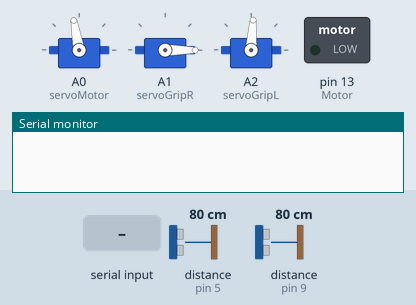
This sketch was run on a simulated Arduino Uno, built with avr-gcc and run on an emulated ATmega328P. Parts: 3 × servo, switched loads named in the sketch (green lamp = pin HIGH), the last lines printed to the serial monitor. The inputs (shaded band) are chosen by the test bench; at power-on: distance to the obstacle (sensors on pin 9, pin 5) 80 cm. The echo pulse lasts 58.3 µs per cm; pins used as bus, display or sensor lines are not drawn.

Above: at 1.2 s.
1.3 s: "6" received over the second serial link
At 2.7 s:
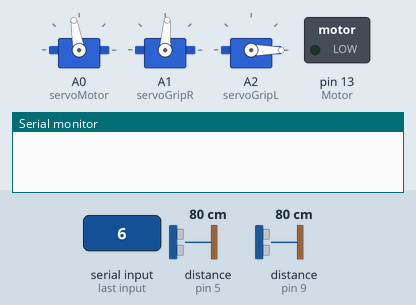
3.6 s: "8" received over the second serial link
At 4.6 s:
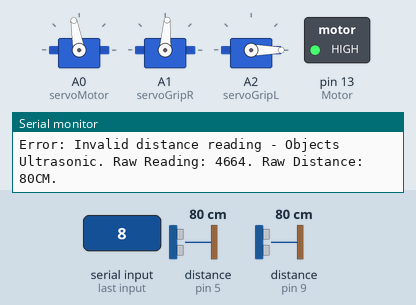
5.1 s: "7" received over the second serial link
At 7.1 s:
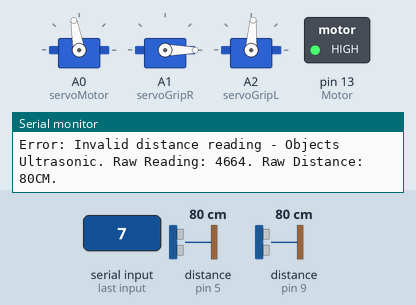
7.6 s: distance to the obstacle (sensor on pin 9) set to 71 cm
At 7.9 s:
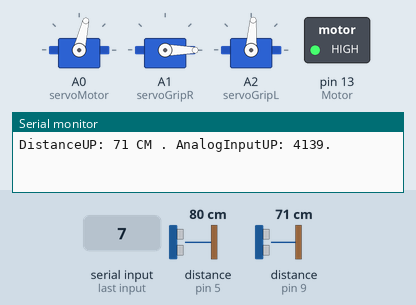
Timing chart, 0 to 10.1 s (numbered marks = the images above; inputs shaded):
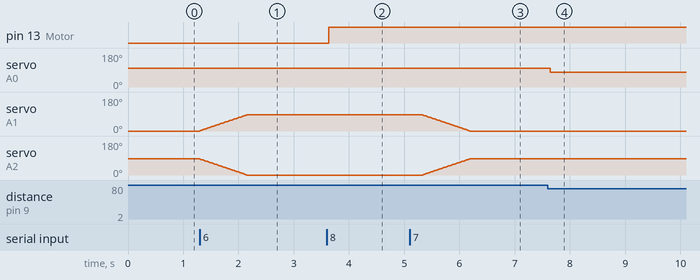

The sketch:

Boat-programation-WRO.ino
```cpp
//this is the code for our WRO proyect: CleanBot, a boat like devide that will have autonomus functions to pick
//up trash and oscillate in the walls of a determined area. In the hardware we have UltraSonic Sensor to make
//readings of distances (and we use those readings to activate certain autonomus functions), ServoMotors to use
//our grip/grab trash sistem, a ServoMotor to control the movement of the boat and a DC Motor for the main movement

#include <SoftwareSerial.h>
#include <Servo.h>

//Bluetooth
SoftwareSerial Bluetooth(2, 3); // Bluetooth module connected to pins 2 (RX which is conected to the TX) and 3 (TX, the same but backwards xd)
char Data = 1;

//Ultrasonic sensor for Wall Detection
char trigUp = 8;
char echoUp = 9;

//Ultrasonic sensor for Object Detection
char trigDown = 4;
char echoDown = 5;

//ServoMotor for the boat movement
Servo servoMotor;
int forwardMotor = 100;
int rightMotor = 117;
int leftMotor = 77;

//DC motor conected to l298n
char Motor = 13;

//Servo Motors for Grip System
Servo servoGripR;
Servo servoGripL;
int ServoOnR = 86;
int ServoOffR = 0;
int ServoOnL = 0;
int ServoOffL = 86;

//States/Flags MOAI
bool UltrasonicsState = false;
bool AlgoritmsState = false;
bool ServosState = false;

void setup() {
  Serial.begin(9600); // Serial monitor for debugging
  Bluetooth.begin(9600); // Start serial communication with the Bluetooth module

 //Start the mode of the pins of the ultrasonic sensors
  pinMode(trigUp, OUTPUT);
  pinMode(echoUp, INPUT);
  pinMode(trigDown, OUTPUT);
  pinMode(echoDown, INPUT);

  servoMotor.attach(A0); // Servo for the movement of the boat motor
  servoMotor.write(forwardMotor); // Servo starts in a "default" position

  servoGripR.attach(A1); // Right servo for the grip system
  servoGripL.attach(A2); // Left servo for the grip system
  servoGripR.write(ServoOffR); //Servo starts in a "default" position
  servoGripL.write(ServoOffL); //Servo also starts in a "default" position

  pinMode(Motor, OUTPUT);
}

void loop() { //the loop where we call the main functions of the code
  control(); //we must call the control function to operate the boat

  if (UltrasonicsState == true) {
    sensorDown();
    sensorUp();
  }

  if (AlgoritmsState == true) { //now, if the readings functions are ON and we have active the autonomus functions it will call this functions
    Oscillate();
    WallDetector();
    TrashDetector();
  }
}

void control() { //bluetooth control, we activate flags, functions and other things based on the bluetooth input we made from our controler
  Data = Bluetooth.read();

  switch (Data) {
    case '0':
      UltrasonicsState = true;
      Bluetooth.println("Ultrasonic sensors ON, making Ultrasonic readings");
    break;

    case '1':
      UltrasonicsState = false;
      Bluetooth.println("Ultrasonic sensors OFF, not making Ultrasonic readings");
    break;

    case '8':
      AlgoritmsState = true;
      Bluetooth.println("Algorithms ON, Searching Trash");
    break;

    case '9':
      AlgoritmsState = false;
      Bluetooth.println("Algorithms OFF, Not Searching Trash");
    break;

    case '2':
      digitalWrite(Motor, LOW);
      servoMotor.write(forwardMotor);
      Bluetooth.println("Motor OFF");
    break;

    case '3':
      digitalWrite(Motor, HIGH);
      servoMotor.write(forwardMotor);
      Bluetooth.println("Motor ON, going forward");
    break;

    case '4':
      digitalWrite(Motor, HIGH);
      servoMotor.write(leftMotor);
      Bluetooth.println("Motor ON, going left");
    break;

    case '5':
      digitalWrite(Motor, HIGH);
      servoMotor.write(rightMotor);
      Bluetooth.println("Motor ON, going right");
    break;

    case '6': //the grab function of the boat, it "turns on the servos"
      if (ServosState == false) {
        servosOn();
        Bluetooth.println("Grip on");
      } else {
        Bluetooth.println("Grip already turned on");
      }
    break;

    case '7': // the same but turns off the grab function
      if (ServosState == true) {
        servosOff();
        Bluetooth.println("Grip off");
      } else {
        Bluetooth.println("Grip already turned off");
      }
    break;
  }
}

void servosOn() { //function just to make easy the task of turning the servos on

  //we must start in the position of the servo that we are already in
  //and we wont be there at the end of the function
  int posServoR1 = ServoOffR;
  int posServoL1 = ServoOffL;
  int moveSpeed1 = 20; //the speed we want the servos to have within each move

  //okay we use a while loop to check if the position of the servos are in the position we want
  //and if it isnt it continues moving it until they are in the wanted position

  while (posServoR1 < ServoOnR || posServoL1 > ServoOnL) { //how does this work bruh
    if (posServoR1 < ServoOnR) {
      posServoR1 += 2;
      servoGripR.write(posServoR1); //we write the position of the servo adding a little more each time
    }
    if (posServoL1 > ServoOnL) { //oooh i get it, yup this should work
      posServoL1 -= 2;
      servoGripL.write(posServoL1); //the same lol
    }
    delay(moveSpeed1); //my broda and all of that just to module the speed of the servo, yep it makes sense
  }
  ServosState = true; //we change the state of the servos to indicate that we have the servos ON
}

void servosOff() { //the same as the last function but backwards, yep bruh
  int posServoR2 = ServoOnR;
  int posServoL2 = ServoOnL;
  int moveSpeed2 = 20;

  while (posServoR2 > ServoOffR || posServoL2 < ServoOffL) {
    if (posServoR2 > ServoOffR) {
      posServoR2 -= 2;
      servoGripR.write(posServoR2);
    }
    if (posServoL2 < ServoOffL) {
      posServoL2 += 2;
      servoGripL.write(posServoL2);
    }
    delay(moveSpeed2);
  }
  ServosState = false;
}

int sensorUp() { // Up sensor, readings of walls
  digitalWrite(trigUp, HIGH);
  delay(1);
  digitalWrite(trigUp, LOW);
  long timeUp = pulseIn(echoUp, HIGH);
  int distanceUp = timeUp / 58.2; //we convert the readings to CM
  int validDistance1 = 150;

  if (distanceUp > 0 && distanceUp < validDistance1) {
    String messageUp = "DistanceUP: " + String(distanceUp) + " CM . AnalogInputUP: " + String(timeUp) + ".";
    Serial.println(messageUp);
    return distanceUp;
  } else {
    String errorUp = "Error: Invalid distance reading - Objects Ultrasonic. Raw Reading: " + String(timeUp) + ". Raw Distance: " + String(distanceUp) + "CM.";
    Serial.println(errorUp);
    delay(200);
  }
}

int sensorDown() { // Down sensor, reading of objects/trash
  digitalWrite(trigDown, HIGH);
  delay(1);
  digitalWrite(trigDown, LOW);
  long timeDown = pulseIn(echoDown, HIGH);
  int distanceDown = timeDown / 58.2; //we convert the pulse to CM distance
  int validDistance2 = 45;

  if (distanceDown > 0 && distanceDown < validDistance2) {
    String messageDown = "DistanceDOWN: " + String(distanceDown) + " CM . AnalogInputDOWN: " + String(timeDown) + ".";
    Serial.println(messageDown); //serial messages to debugging
    return distanceDown;
  } else {
    String errorDown = "Error: Invalid distance reading - Objects Ultrasonic. Raw Reading: " + String(timeDown) + ". Raw Distance: " + String(distanceDown) + "CM.";
    Serial.println(errorDown);
    delay(200);
  }
}

void Oscillate() { //Oscillate function when no wall of trash is detected
  digitalWrite(Motor, HIGH);
  delay(20);
  digitalWrite(Motor, HIGH);
  delay(20);
  digitalWrite(Motor, HIGH);
  delay(20);
  servoMotor.write(forwardMotor);
}

void WallDetector() { //Wall reading function, makes turns when a wall is detected
  int distanceForTurn = 75;
  int timeOfTurn = 9000;

  if (sensorUp() <= distanceForTurn) {
    digitalWrite(Motor, HIGH);
    servoMotor.write(leftMotor);
    delay(20);
    digitalWrite(Motor, HIGH);
    delay(20);
    digitalWrite(Motor, HIGH);
    Bluetooth.println("Wall Detected, Making a Turn"); //makes a turn when a wall is detected, and starts a little interval
    delay(timeOfTurn);

    servoMotor.write(forwardMotor);
    digitalWrite(Motor, LOW);
    Bluetooth.println("Turn complete");
    delay(1000);
  }
}

void TrashDetector() { // Trash/Objects readings, pick ups trash when it is detected
  int distanceForGrab = 17;

  if (sensorDown() <= distanceForGrab) {
    digitalWrite(Motor, LOW);
    servoMotor.write(forwardMotor);
    Bluetooth.println("Trash detected, lifting it up");
    delay(1000);

    servosOn(); //stops the boat, turns on the grip sistem
    delay(1000);


    servosOff(); //turns off the grip sistem
    Bluetooth.println("Trash lifted up");
    delay(1000);
  }
}

//the one pieeece, the one pieceee is reaaal
//can we get much higheeer, so hiighhhh ooouuu ouououou
//AGghhhAAAahhhggggAAhhghhghggggggg
//-Demoknight TF2
```

Measured:
- the behaviour switches between 76 and 75 cm on distance to the obstacle (sensor on pin 9) (found by bisection; images 3 and 4)
- after the input at 1.3 s, servo on A1 (servoGripR): moves from 0° to 86° over 0.85 s, starting at once; servo on A2 (servoGripL): moves from 86° to 0° over 0.85 s, starting at once
- after the input at 3.6 s, pin 13 (Motor): LOW → HIGH at once
- after the input at 5.1 s, servo on A1 (servoGripR): moves from 86° to 0° over 0.85 s, starting after 0.24 s; servo on A2 (servoGripL): moves from 0° to 86° over 0.85 s, starting after 0.24 s
- after the input at 7.6 s, servo on A0 (servoMotor): 100° → 77° at once
